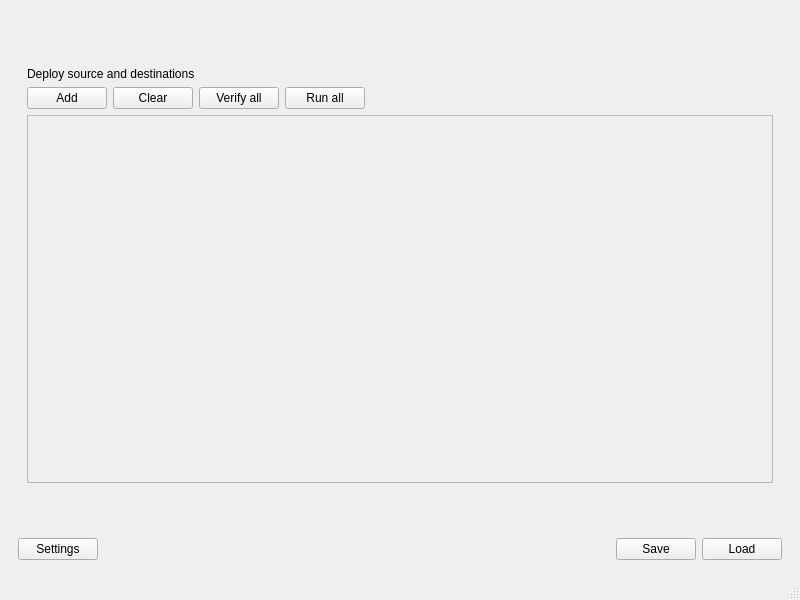
<?xml version="1.0" encoding="UTF-8"?>
<ui version="4.0">
 <class>MainWindow</class>
 <widget class="QMainWindow" name="MainWindow">
  <property name="geometry">
   <rect>
    <x>0</x>
    <y>0</y>
    <width>800</width>
    <height>600</height>
   </rect>
  </property>
  <property name="windowTitle">
   <string>MainWindow</string>
  </property>
  <widget class="QWidget" name="centralwidget">
   <layout class="QVBoxLayout" name="verticalLayout_5">
    <item>
     <widget class="QStackedWidget" name="stackedWidget">
      <property name="minimumSize">
       <size>
        <width>0</width>
        <height>40</height>
       </size>
      </property>
      <property name="currentIndex">
       <number>0</number>
      </property>
      <widget class="QWidget" name="deployPage">
       <layout class="QVBoxLayout" name="verticalLayout_9">
        <item>
         <spacer name="verticalSpacer_9">
          <property name="orientation">
           <enum>Qt::Vertical</enum>
          </property>
          <property name="sizeType">
           <enum>QSizePolicy::Preferred</enum>
          </property>
          <property name="sizeHint" stdset="0">
           <size>
            <width>20</width>
            <height>40</height>
           </size>
          </property>
         </spacer>
        </item>
        <item>
         <widget class="QWidget" name="deployList" native="true">
          <layout class="QVBoxLayout" name="verticalLayout_8">
           <item>
            <widget class="QLabel" name="deployLabel">
             <property name="text">
              <string>Deploy source and destinations</string>
             </property>
            </widget>
           </item>
           <item>
            <layout class="QHBoxLayout" name="deployButtons">
             <item>
              <widget class="QPushButton" name="deployAddButton">
               <property name="text">
                <string>Add</string>
               </property>
              </widget>
             </item>
             <item>
              <widget class="QPushButton" name="deployClearButton">
               <property name="text">
                <string>Clear</string>
               </property>
              </widget>
             </item>
             <item>
              <widget class="QPushButton" name="deployVerifyAllButton">
               <property name="text">
                <string>Verify all</string>
               </property>
              </widget>
             </item>
             <item>
              <widget class="QPushButton" name="deployRunAllButton">
               <property name="text">
                <string>Run all</string>
               </property>
              </widget>
             </item>
             <item>
              <spacer name="horizontalSpacer_6">
               <property name="orientation">
                <enum>Qt::Horizontal</enum>
               </property>
               <property name="sizeHint" stdset="0">
                <size>
                 <width>40</width>
                 <height>20</height>
                </size>
               </property>
              </spacer>
             </item>
            </layout>
           </item>
           <item>
            <widget class="QScrollArea" name="deployScrollArea">
             <property name="widgetResizable">
              <bool>true</bool>
             </property>
             <widget class="QWidget" name="deployScrollAreaContents">
              <property name="geometry">
               <rect>
                <x>0</x>
                <y>0</y>
                <width>774</width>
                <height>359</height>
               </rect>
              </property>
              <property name="sizePolicy">
               <sizepolicy hsizetype="Preferred" vsizetype="Preferred">
                <horstretch>0</horstretch>
                <verstretch>0</verstretch>
               </sizepolicy>
              </property>
              <layout class="QVBoxLayout" name="verticalLayout_7"/>
             </widget>
            </widget>
           </item>
          </layout>
         </widget>
        </item>
        <item>
         <spacer name="verticalSpacer_8">
          <property name="orientation">
           <enum>Qt::Vertical</enum>
          </property>
          <property name="sizeType">
           <enum>QSizePolicy::Preferred</enum>
          </property>
          <property name="sizeHint" stdset="0">
           <size>
            <width>20</width>
            <height>40</height>
           </size>
          </property>
         </spacer>
        </item>
        <item>
         <layout class="QHBoxLayout" name="deployFooterHLayout">
          <item>
           <widget class="QPushButton" name="settingsButton">
            <property name="text">
             <string>Settings</string>
            </property>
           </widget>
          </item>
          <item>
           <spacer name="horizontalSpacer_8">
            <property name="orientation">
             <enum>Qt::Horizontal</enum>
            </property>
            <property name="sizeType">
             <enum>QSizePolicy::Expanding</enum>
            </property>
            <property name="sizeHint" stdset="0">
             <size>
              <width>40</width>
              <height>20</height>
             </size>
            </property>
           </spacer>
          </item>
          <item>
           <widget class="QPushButton" name="saveButton">
            <property name="text">
             <string>Save</string>
            </property>
           </widget>
          </item>
          <item>
           <widget class="QPushButton" name="loadButton">
            <property name="text">
             <string>Load</string>
            </property>
           </widget>
          </item>
         </layout>
        </item>
       </layout>
      </widget>
      <widget class="QWidget" name="settingsPage">
       <layout class="QVBoxLayout" name="verticalLayout_3">
        <item>
         <spacer name="verticalSpacer_3">
          <property name="orientation">
           <enum>Qt::Vertical</enum>
          </property>
          <property name="sizeType">
           <enum>QSizePolicy::Preferred</enum>
          </property>
          <property name="sizeHint" stdset="0">
           <size>
            <width>20</width>
            <height>40</height>
           </size>
          </property>
         </spacer>
        </item>
        <item>
         <layout class="QHBoxLayout" name="apiHLayout">
          <item>
           <widget class="QLabel" name="apiLabel">
            <property name="maximumSize">
             <size>
              <width>16777215</width>
              <height>35</height>
             </size>
            </property>
            <property name="text">
             <string>API</string>
            </property>
           </widget>
          </item>
          <item>
           <widget class="QLineEdit" name="apiLineEdit">
            <property name="placeholderText">
             <string>https://gitlab.example.com/api/v4</string>
            </property>
           </widget>
          </item>
         </layout>
        </item>
        <item>
         <layout class="QHBoxLayout" name="userTokenHLayout">
          <property name="sizeConstraint">
           <enum>QLayout::SetDefaultConstraint</enum>
          </property>
          <item>
           <widget class="QLabel" name="userTokenLabel">
            <property name="maximumSize">
             <size>
              <width>16777215</width>
              <height>35</height>
             </size>
            </property>
            <property name="text">
             <string>User token</string>
            </property>
           </widget>
          </item>
          <item>
           <widget class="QLineEdit" name="userTokenLineEdit">
            <property name="inputMask">
             <string/>
            </property>
            <property name="text">
             <string/>
            </property>
            <property name="placeholderText">
             <string>(optional if repo tokens are available)</string>
            </property>
           </widget>
          </item>
         </layout>
        </item>
        <item>
         <widget class="QWidget" name="tokenList" native="true">
          <layout class="QVBoxLayout" name="verticalLayout_2">
           <item>
            <widget class="QLabel" name="tokenLabel">
             <property name="focusPolicy">
              <enum>Qt::StrongFocus</enum>
             </property>
             <property name="text">
              <string>Repository tokens</string>
             </property>
            </widget>
           </item>
           <item>
            <layout class="QHBoxLayout" name="tokenButtons">
             <item>
              <widget class="QPushButton" name="tokenAddButton">
               <property name="text">
                <string>Add</string>
               </property>
              </widget>
             </item>
             <item>
              <widget class="QPushButton" name="tokenClearButton">
               <property name="text">
                <string>Clear</string>
               </property>
              </widget>
             </item>
             <item>
              <widget class="QPushButton" name="tokenVerifyAllButton">
               <property name="text">
                <string>Verify all</string>
               </property>
              </widget>
             </item>
             <item>
              <spacer name="horizontalSpacer_3">
               <property name="orientation">
                <enum>Qt::Horizontal</enum>
               </property>
               <property name="sizeHint" stdset="0">
                <size>
                 <width>40</width>
                 <height>20</height>
                </size>
               </property>
              </spacer>
             </item>
            </layout>
           </item>
           <item>
            <widget class="QScrollArea" name="tokenScrollArea">
             <property name="widgetResizable">
              <bool>true</bool>
             </property>
             <widget class="QWidget" name="tokenScrollAreaContents">
              <property name="geometry">
               <rect>
                <x>0</x>
                <y>0</y>
                <width>774</width>
                <height>104</height>
               </rect>
              </property>
              <layout class="QVBoxLayout" name="verticalLayout_11"/>
             </widget>
            </widget>
           </item>
          </layout>
         </widget>
        </item>
        <item>
         <widget class="QWidget" name="sshList" native="true">
          <layout class="QVBoxLayout" name="verticalLayout">
           <item>
            <widget class="QLabel" name="sshLabel">
             <property name="focusPolicy">
              <enum>Qt::StrongFocus</enum>
             </property>
             <property name="text">
              <string>SSH access info</string>
             </property>
            </widget>
           </item>
           <item>
            <layout class="QHBoxLayout" name="sshButtons">
             <item>
              <widget class="QPushButton" name="sshAddButton">
               <property name="text">
                <string>Add</string>
               </property>
              </widget>
             </item>
             <item>
              <widget class="QPushButton" name="sshClearButton">
               <property name="text">
                <string>Clear</string>
               </property>
              </widget>
             </item>
             <item>
              <widget class="QPushButton" name="sshVerifyAllButton">
               <property name="text">
                <string>Verify all</string>
               </property>
              </widget>
             </item>
             <item>
              <spacer name="horizontalSpacer_2">
               <property name="orientation">
                <enum>Qt::Horizontal</enum>
               </property>
               <property name="sizeHint" stdset="0">
                <size>
                 <width>40</width>
                 <height>20</height>
                </size>
               </property>
              </spacer>
             </item>
            </layout>
           </item>
           <item>
            <widget class="QScrollArea" name="sshScrollArea">
             <property name="widgetResizable">
              <bool>true</bool>
             </property>
             <widget class="QWidget" name="sshScrollAreaContents">
              <property name="geometry">
               <rect>
                <x>0</x>
                <y>0</y>
                <width>774</width>
                <height>103</height>
               </rect>
              </property>
              <layout class="QVBoxLayout" name="verticalLayout_10"/>
             </widget>
            </widget>
           </item>
          </layout>
         </widget>
        </item>
        <item>
         <spacer name="verticalSpacer_4">
          <property name="orientation">
           <enum>Qt::Vertical</enum>
          </property>
          <property name="sizeType">
           <enum>QSizePolicy::Preferred</enum>
          </property>
          <property name="sizeHint" stdset="0">
           <size>
            <width>20</width>
            <height>40</height>
           </size>
          </property>
         </spacer>
        </item>
        <item>
         <layout class="QHBoxLayout" name="settingsFooterHLayout">
          <item>
           <widget class="QPushButton" name="settingsBackButton">
            <property name="text">
             <string> &lt; Back </string>
            </property>
           </widget>
          </item>
          <item>
           <spacer name="horizontalSpacer">
            <property name="orientation">
             <enum>Qt::Horizontal</enum>
            </property>
            <property name="sizeType">
             <enum>QSizePolicy::Expanding</enum>
            </property>
            <property name="sizeHint" stdset="0">
             <size>
              <width>40</width>
              <height>20</height>
             </size>
            </property>
           </spacer>
          </item>
         </layout>
        </item>
       </layout>
      </widget>
     </widget>
    </item>
   </layout>
  </widget>
  <widget class="QStatusBar" name="statusbar">
   <property name="sizeGripEnabled">
    <bool>true</bool>
   </property>
  </widget>
 </widget>
 <tabstops>
  <tabstop>tokenVerifyAllButton</tabstop>
  <tabstop>apiLineEdit</tabstop>
  <tabstop>tokenLabel</tabstop>
  <tabstop>tokenAddButton</tabstop>
  <tabstop>tokenClearButton</tabstop>
  <tabstop>userTokenLineEdit</tabstop>
  <tabstop>sshLabel</tabstop>
  <tabstop>sshAddButton</tabstop>
  <tabstop>sshClearButton</tabstop>
  <tabstop>sshVerifyAllButton</tabstop>
  <tabstop>deployAddButton</tabstop>
  <tabstop>deployClearButton</tabstop>
  <tabstop>deployVerifyAllButton</tabstop>
  <tabstop>deployRunAllButton</tabstop>
  <tabstop>deployScrollArea</tabstop>
  <tabstop>saveButton</tabstop>
  <tabstop>loadButton</tabstop>
  <tabstop>settingsButton</tabstop>
  <tabstop>sshScrollArea</tabstop>
  <tabstop>tokenScrollArea</tabstop>
 </tabstops>
 <resources/>
 <connections/>
</ui>
